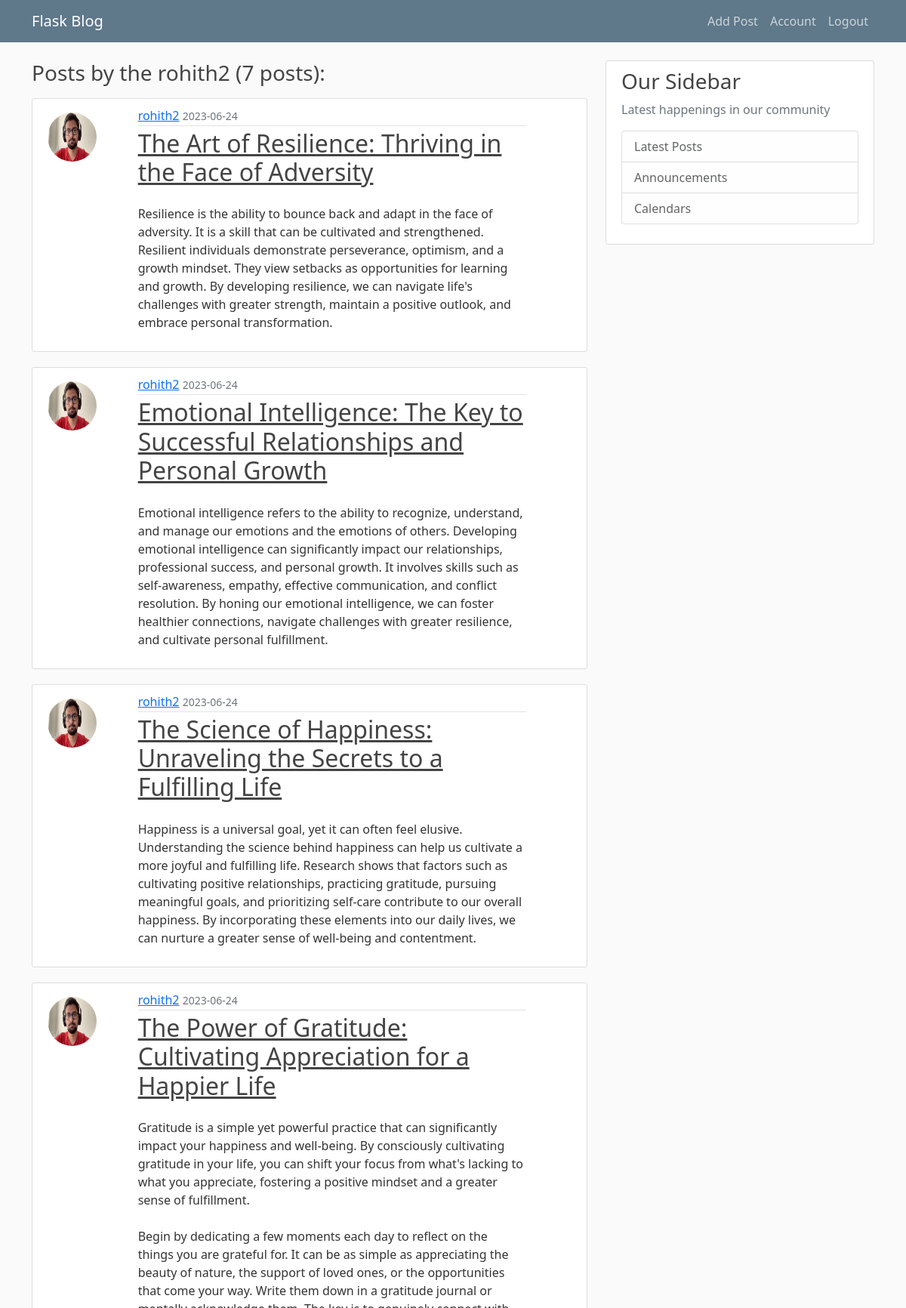
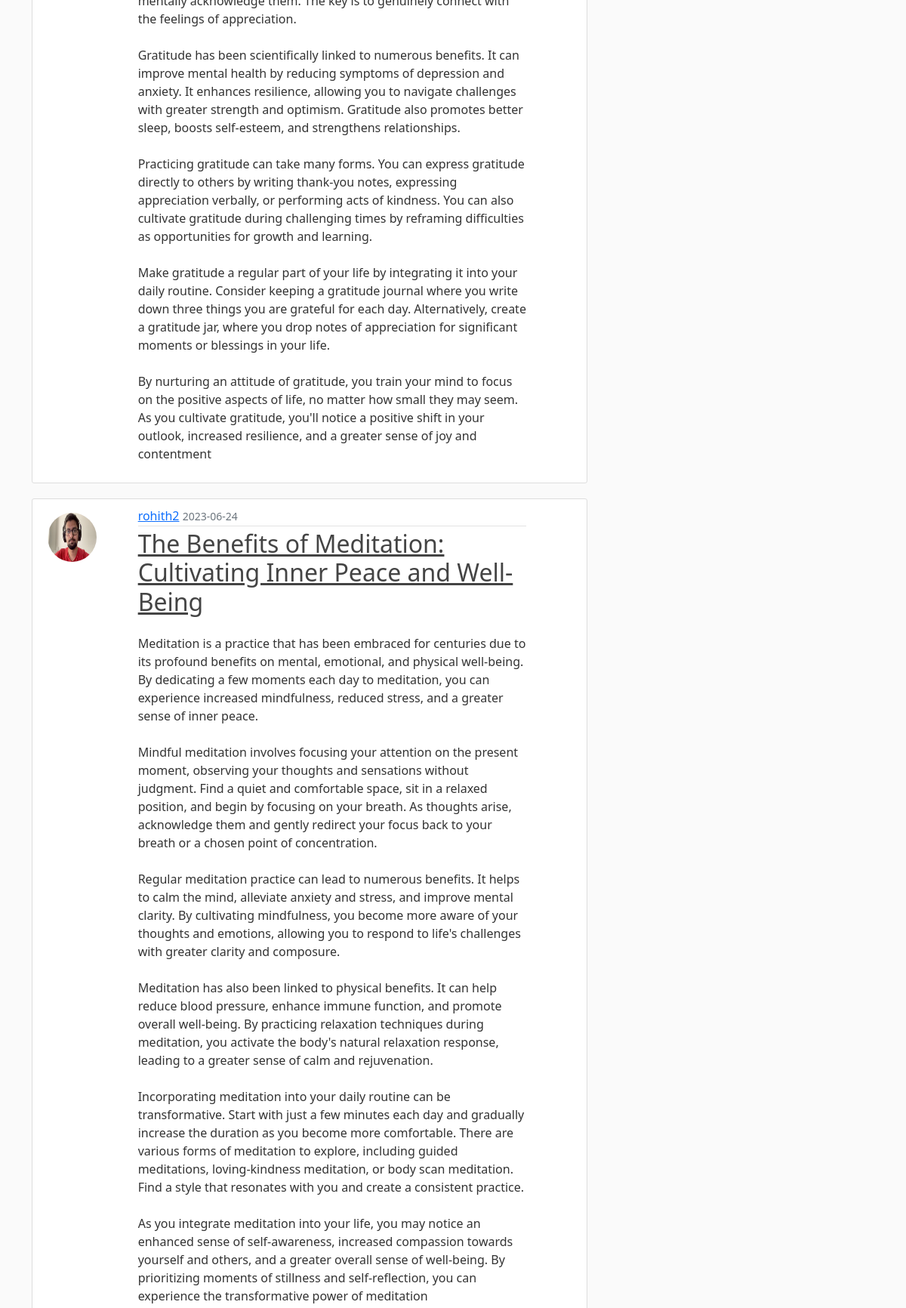
Page /user/rohith2 (signed in, upper part) on the committed database (2 pictures, top to bottom).
### on_blog/models.py (models this page shows, shortened)
class User(db.Model, UserMixin):
    id = db.Column(db.Integer, primary_key=True)
    username = db.Column(db.String(20), unique=True, nullable=False)
    email = db.Column(db.String(100), unique=True, nullable=False)
    image_file = db.Column(db.String(20), nullable=False, default='default.jpeg')
    password = db.Column(db.String(60), nullable = False)
    posts = db.relationship("Post", backref = "author", lazy = True)

class Post(db.Model):
    id = db.Column(db.Integer, primary_key=True)
    title = db.Column(db.String(100), nullable=False)
    time = db.Column(db.DateTime, nullable = False, default = datetime.utcnow)
    content = db.Column(db.Text, nullable = False)
    user_id = db.Column(db.Integer, db.ForeignKey('user.id'), nullable = False)

### on_blog/posts/routes.py (the view)
@posts.route("/user/<string:username>")
@login_required
def user_posts(username):
    page_no = request.args.get('page', default=1, type=int)
    user = User.query.filter_by(username=username).first_or_404()
    posts = Post.query.filter_by(author=user).order_by(Post.time.desc()).paginate(per_page=5, page=page_no)
    return render_template("user_posts.html", posts=posts, title="User Posts", user=user)

### on_blog/models.py (called while the page is built)
@login_manager.user_loader
def load_user(user_id):
    return User.query.get(int(user_id))

### on_blog/templates/user_posts.html (shortened to what this page needs)
{% extends "layout.html" %}
{% block content %}
<h3 class="mb-3">Posts by the {{user.username}} ({{posts.total}} posts): </h3>
{% for post in posts.items %}
<article class="content-section">
    <div class="row">
        <div class='col-sm-4 col-lg-2'>
            <img class="rounded-circle article-img align-items-start mt-2"
                 src="{{ url_for('static', filename='profile_pics/' + post.author.image_file) }}">
        </div>
        <div class='col-sm-8 col-lg-9'>
            <div class="media-body">
                <div class="article-metadata">
                    <a class="mr-2" href="{{url_for('posts.user_posts', username=post.author.username)}}">{{ post.author.username }}</a>
                    <small class="text-muted">{{ post.time.strftime('%Y-%m-%d') }}</small>
                </div>
                <h2><a class="article-title" href="{{url_for('posts.post', post_id = post.id)}}">{{ post.title }}</a></h2>
                <p class="article-content mt-4 ">{{ post.content }}</p>
            </div>
        </div>
    </div>
</article>
{% endfor %}
{% endblock content %}

### on_blog/static/main.css (style rules this page uses)
body { background: #fafafa; color: #333333; margin-top: 5rem; }
h1, h2, h3, h4, h5, h6 { color: #444444; }
.content-section { background: #ffffff; padding: 10px 20px; border: 1px solid #dddddd; border-radius: 3px; margin-bottom: 20px; }
.article-title { color: #444444; }
.article-content { white-space: pre-line; }
.article-img { height: 65px; width: 65px; margin-right: 16px; }
.article-metadata { padding-bottom: 1px; margin-bottom: 4px; border-bottom: 1px solid #e3e3e3 }

### rows in the picture
User: username "rohith2"
Post: image_file (picture), author.username "rohith2", time "2023-06-24", title "The Art of Resilience: Thriving in the Face of Adversity", content "Resilience is the ability to bounce back and adapt in the face of adversity. It is a skill that can be cultivated and strengthened. Resilient individuals demonstrate perseverance, optimism, and a growth mindset. They view setbacks as opportunities for learning and growth. By developing resilience, we can navigate life's challenges with greater strength, maintain a positive outlook, and embrace personal transformation."
Post: image_file (picture), author.username "rohith2", time "2023-06-24", title "Emotional Intelligence: The Key to Successful Relationships and Personal Growth", content "Emotional intelligence refers to the ability to recognize, understand, and manage our emotions and the emotions of others. Developing emotional intelligence can significantly impact our relationships, professional success, and personal growth. It involves skills such as self-awareness, empathy, effective communication, and conflict resolution. By honing our emotional intelligence, we can foster healthier connections, navigate challenges with greater resilience, and cultivate personal fulfillment."
Post: image_file (picture), author.username "rohith2", time "2023-06-24", title "The Science of Happiness: Unraveling the Secrets to a Fulfilling Life", content "Happiness is a universal goal, yet it can often feel elusive. Understanding the science behind happiness can help us cultivate a more joyful and fulfilling life. Research shows that factors such as cultivating positive relationships, practicing gratitude, pursuing meaningful goals, and prioritizing self-care contribute to our overall happiness. By incorporating these elements into our daily lives, we can nurture a greater sense of well-being and contentment."
Post: image_file (picture), author.username "rohith2", time "2023-06-24", title "The Power of Gratitude: Cultivating Appreciation for a Happier Life", content "Gratitude is a simple yet powerful practice that can significantly impact your happiness and well-being. By consciously cultivating gratitude in your life, you can shift your focus from what's lacking to what you appreciate, fostering a positive mindset and a greater sense of fulfillment. Begin by dedicating a few moments each day to reflect on the things you are grateful for. It can be as simple as appreciating the beauty of nature, the support of loved ones, or the opportunities that come your way. Write them down in a gratitude journal or mentally acknowledge them. The key is to genuinely connect with the feelings of appreciation. Gratitude has been scientifically linked to numerous…"
Post: image_file (picture), author.username "rohith2", time "2023-06-24", title "The Benefits of Meditation: Cultivating Inner Peace and Well-Being", content "Meditation is a practice that has been embraced for centuries due to its profound benefits on mental, emotional, and physical well-being. By dedicating a few moments each day to meditation, you can experience increased mindfulness, reduced stress, and a greater sense of inner peace. Mindful meditation involves focusing your attention on the present moment, observing your thoughts and sensations without judgment. Find a quiet and comfortable space, sit in a relaxed position, and begin by focusing on your breath. As thoughts arise, acknowledge them and gently redirect your focus back to your breath or a chosen point of concentration. Regular meditation practice can lead to numerous benefits.…"

### other values in the picture
{{ posts.total }} "7"
